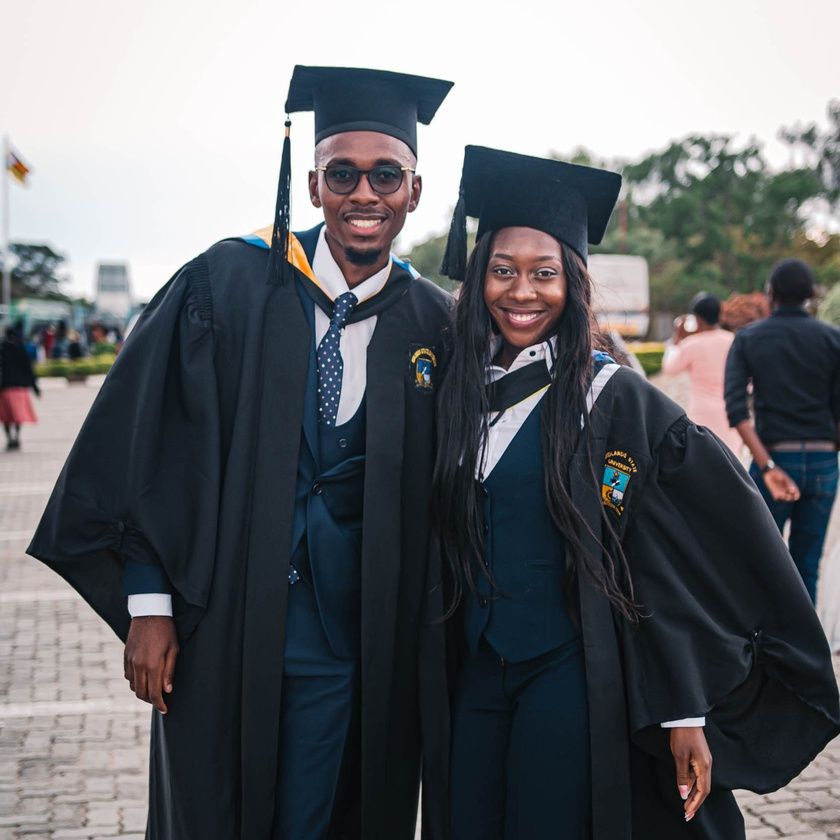
#> input picture hero.jpg, 840 x 840 px, shrunk from 3334 x 3334 before the run
$ python grayscale.py
#> lines starting #> are read from the running program, lines starting #| are printed output that depends on the picture
import matplotlib.pyplot as plt
from skimage import io, color, filters

# Load the image using scikit-image
input_image = io.imread('hero.jpg')
#> input_image is the input picture: shape (840, 840, 3); mean R, G, B 102.5, 105.1, 108.8

# Convert RGB to grayscale using scikit-image
grayscale_image_matplotlib = color.rgb2gray(input_image)
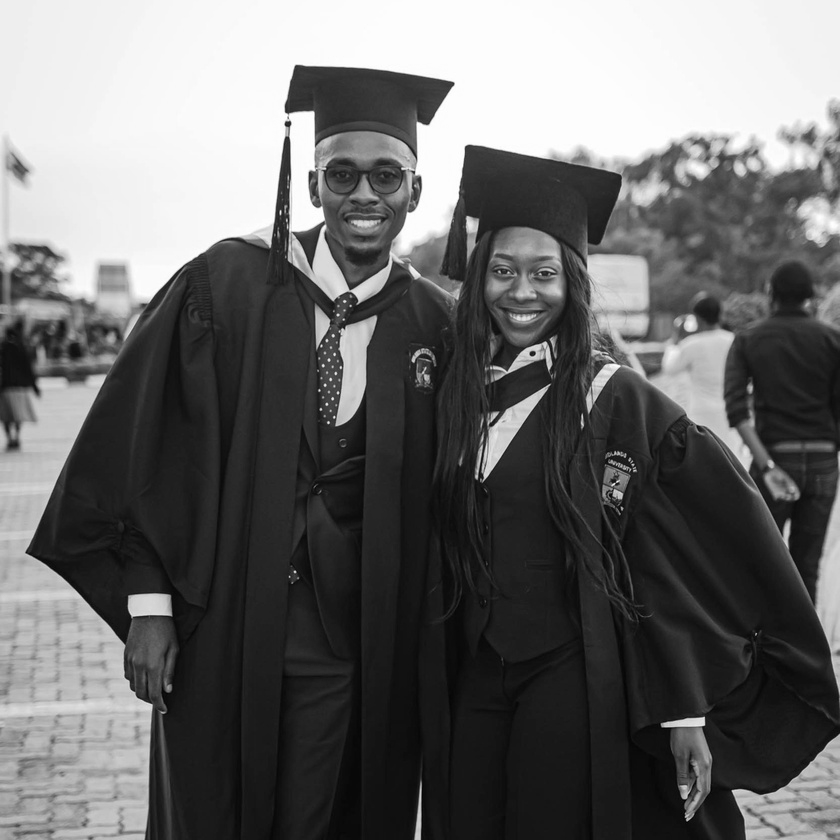
#> grayscale_image_matplotlib: shape (840, 840) float64; min 0.00754, max 1, mean 0.411

# Display the original and smoothed images using Matplotlib
plt.figure(figsize=(12, 6))

# Original image
plt.subplot(1, 2, 1)
plt.imshow(input_image)
plt.title('Original Image')
plt.axis('off')

# Grayscale image
plt.subplot(1, 2, 2)
plt.imshow(grayscale_image_matplotlib, cmap='gray')
plt.title('Grayscale Image')
plt.axis('on')


plt.tight_layout()
plt.show()
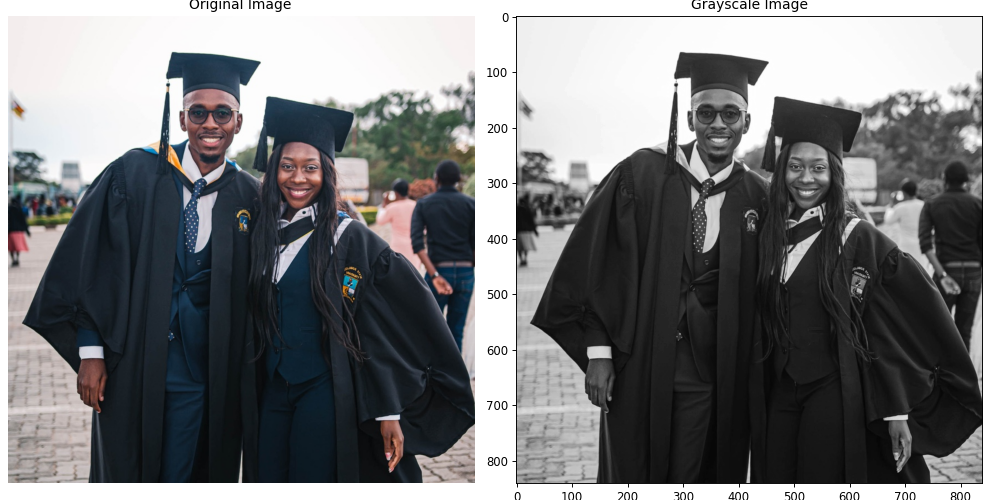
#> figure drawn by matplotlib, 2 panels
